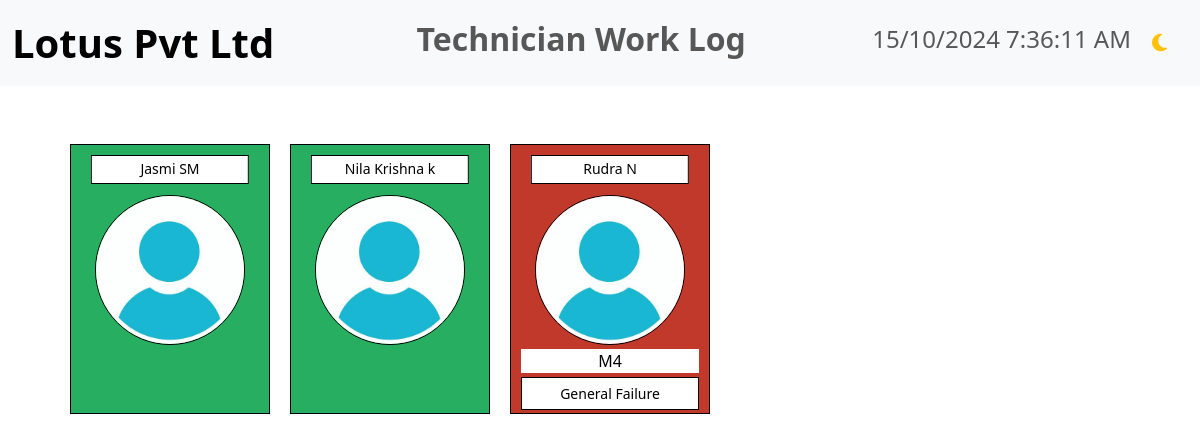
Before: /employee_selection/ with the older database file.
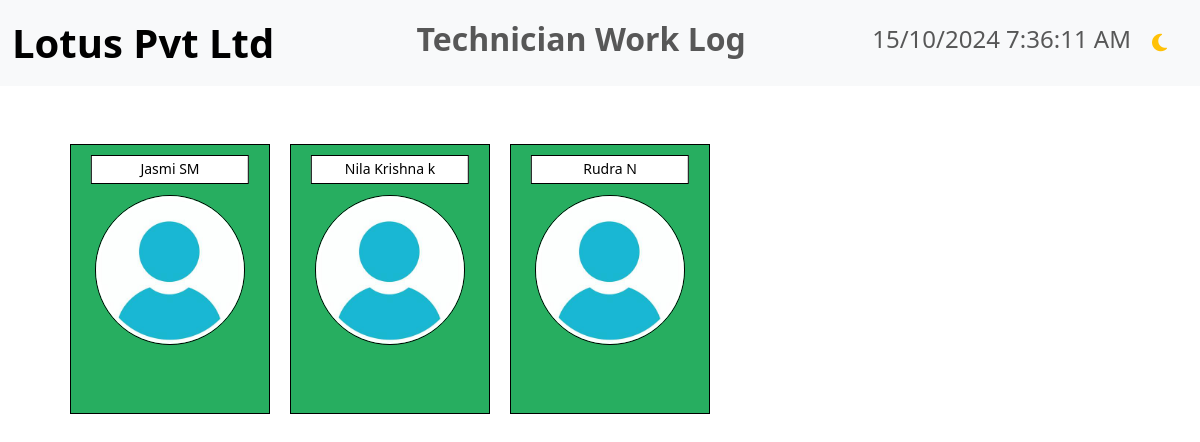
After: the same page with the newer database file.
### clientapp/models.py (models this page shows, shortened)
class Employee(models.Model):
    user = models.OneToOneField(User, on_delete=models.CASCADE)
    name = models.CharField(max_length=255)
    photo = models.ImageField(upload_to=user_directory_path, null=True, blank=True)
    is_working = models.BooleanField(default=False)

class WorkSession(models.Model):
    employee = models.ForeignKey(Employee, on_delete=models.CASCADE)
    start_time = models.DateTimeField()
    end_time = models.DateTimeField(null=True, blank=True)
    machine = models.CharField(max_length=10, blank=True, null=True)
    complaint = models.CharField(max_length=255, blank=True, null=True)
    issue = models.CharField(max_length=255, blank=True, null=True)
    confirmed = models.BooleanField(default=False)  # Add this to store confirmation status

### clientapp/views.py (the view, shortened to what this page needs)
# urls.py: path('employee_selection/', views.employee_selection, name='employee_selection'),
def employee_selection(request):
    employees = Employee.objects.all()
    employees_with_latest_issues = []
    for employee in employees:
        latest_work_session = WorkSession.objects.filter(employee=employee).order_by('-start_time').first()
        employees_with_latest_issues.append({
            'employee': employee,
            'session': latest_work_session
        })
    logged_out_employee_username = request.session.get('logged_out_employee_username', None)
    return render(request, 'emp/employee_selection.html', {
        'employees_with_latest_issues': employees_with_latest_issues,
        'logged_out_employee_username': logged_out_employee_username
    })

### clientapp/templates/emp/employee_selection.html (shortened to what this page needs)
{% extends 'emp/base.html' %}
{% load static %}
{% block content %}
<div class="employee-container">
    {% for item in employees_with_latest_issues %}
    <div class="employee-card {% if item.employee.is_working %}logged-out{% endif %}"
         data-bs-toggle="modal"
         data-bs-target="#passwordModal"
         onclick="setEmployee('{{ item.employee.user.username }}', '{{ item.employee.name }}')">
        <h5>{{ item.employee.name }}</h5>
        {% if item.employee.photo %}
        <img src="{{ item.employee.photo.url }}" alt="{{ item.employee.name }}">
        {% else %}
        <img src="{% static 'default_profile.png' %}" alt="{{ item.employee.name }}">
        {% endif %}
        {% if item.employee.is_working and item.session %}
            <div class="machine-number-box">{{item.session.machine}}</div>
            <div class="issue-box">{{ item.session.issue }}</div>
        {% endif %}
    </div>
    {% endfor %}
</div>
{% endblock %}

### clientapp/templates/emp/base.html (shortened to what this page needs)
{% load static %}
<!DOCTYPE html>
<html>
<head>
  <link rel="stylesheet" href="{% static 'bootstrap/bootstrap.min.css' %} ">
  <link rel="stylesheet" href="{% static 'font-awesome/all.min.css' %} ">
  <link rel="stylesheet" href="{% static 'styles/app.css' %}" type="text/css" />
</head>
<body data-bs-theme="dark">
  <nav class="navbar bg-body-tertiary sticky-top">
    <div class="container-fluid">
      <a class="navbar-brand">Lotus Pvt Ltd</a>
      <span class="navbar-text mx-auto h5">Technician Work Log</span>
      <span id="datetime" class="navbar-text h6 text-end"></span>
      <button id="themeToggle" class="btn mx-2 fas"></button>
  </nav>
  <div class="container-fluid p-5">
    <div class="container container-fluid">
      {% block content %}
      {% endblock %}
    </div>
  </div>
</body>
</html>

### clientapp/templates/emp/base.html (style rules this page uses)
.navbar-brand { font-size: 2.5rem; font-weight: bold; }
.navbar-text.h5 { font-size: 2rem; font-weight: bold; }
#datetime { font-size: 1.5rem; }
.btn { font-size: 1.25rem; }

### clientapp/templates/emp/employee_selection.html (style rules this page uses)
.employee-card { position: relative; width: 200px; height: 270px; margin: 10px; padding: 10px; border: 1px solid #000; background-color: #27ae60; border-radius: 0; text-align: center; cursor: pointer; transition: background-color 0.3s ease; }
.employee-card h5 { position: absolute; top: 10px; left: 50%; transform: translateX(-50%); background-color: rgba(255, 255, 255, 1); color: #000; padding: 5px 10px; border-radius: 0; font-size: 14px; width: 80%; border: 1px solid #000; }
.employee-card img { width: 150px; height: 150px; object-fit: cover; border-radius: 50%; border: 1px solid #000; margin-top: 40px; }
.employee-container { display: grid; grid-template-columns: repeat(auto-fill, minmax(200px, 1fr)); gap: 20px; }

Changed rows visible on the page:
changed Employee "Rudra N": is_working True → False (drawn); session.machine "M4" → (not shown); session.issue "General Failure" → (not shown)
